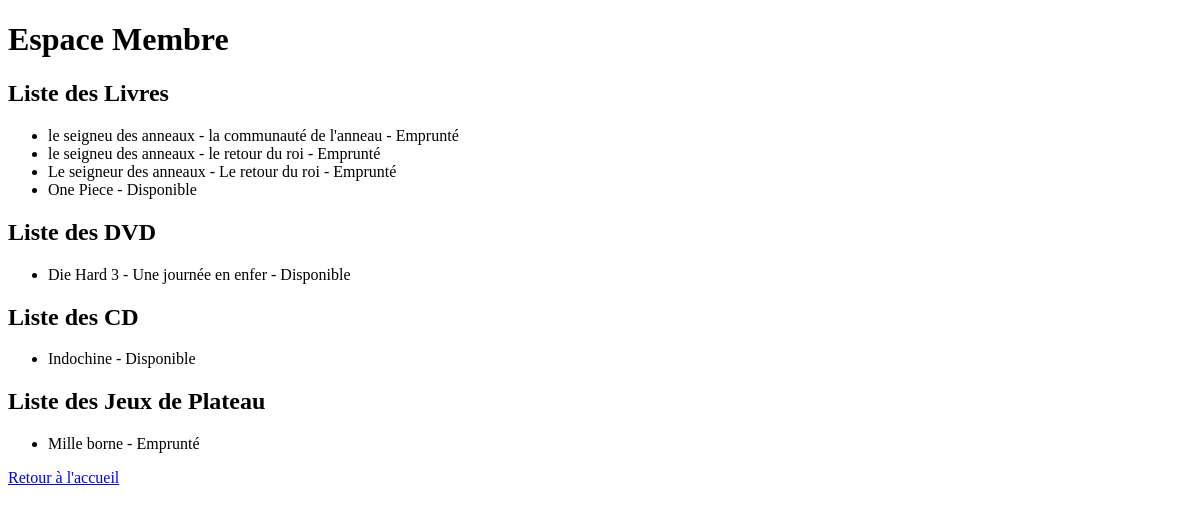
Before: /espace_membre/ with the older database file.
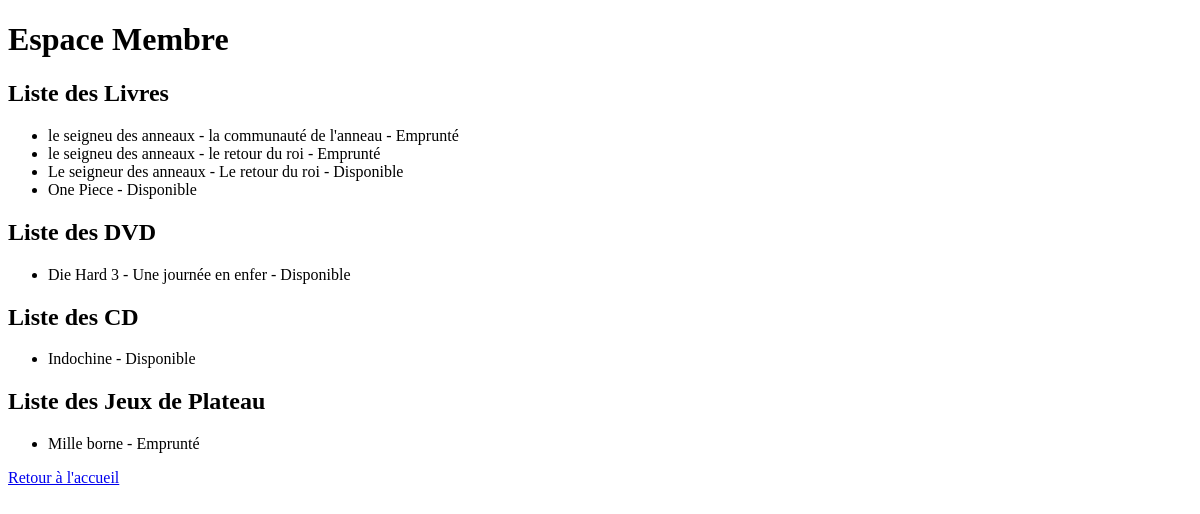
After: the same page with the newer database file.
### bibliotheque/models.py (models this page shows, shortened)
class Media(models.Model):
    name = models.CharField(max_length=255)
    date_emprunt = models.DateField(null=True, blank=True)
    disponible = models.BooleanField(default=True)
    emprunteur = models.ForeignKey('Membre', null=True, blank=True, on_delete=models.SET_NULL)
    class Meta:
        abstract = True

class Livre(Media):  # Livre doit être une classe séparée
    titre = models.CharField(max_length=255)
    auteur = models.CharField(max_length=255)
    disponible = models.BooleanField(default=True)
    def __str__(self):
        return self.titre

### bibliotheque/views.py (the view)
# urls.py: path('espace_membre/', views.espace_membre, name='espace_membre'),
def espace_membre(request):
    livres = Livre.objects.all()
    dvds = DVD.objects.all()
    cds = CD.objects.all()
    jeux = JeuDePlateau.objects.all()
    print("Livres trouvés :", livres)
    print("DVDs trouvés :", dvds)
    print("CDs trouvés :", cds)
    print("Jeux trouvés :", jeux)
    context = {
        'livres': livres,
        'dvds': dvds,
        'cds': cds,
        'jeux': jeux,
    }
    return render(request, 'bibliotheque/espace_membre.html', context)

### bibliotheque/templates/bibliotheque/espace_membre.html (shortened to what this page needs)
<!DOCTYPE html>
<html lang="fr">
<head>
</head>
<body>
    <h1>Espace Membre</h1>
    <h2>Liste des Livres</h2>
    {% if livres %}
        <ul>
            {% for livre in livres %}
                <li>{{ livre.titre }} - {% if livre.disponible %}Disponible{% else %}Emprunté{% endif %}</li>
            {% endfor %}
        </ul>
    {% else %}
        <p>Aucun livre disponible.</p>
    {% endif %}
    <h2>Liste des DVD</h2>
    {% if dvds %}
        <ul>
            {% for dvd in dvds %}
                <li>{{ dvd.name }} - {% if dvd.disponible %}Disponible{% else %}Emprunté{% endif %}</li>
            {% endfor %}
        </ul>
    {% else %}
        <p>Aucun DVD disponible.</p>
    {% endif %}
    <h2>Liste des CD</h2>
    {% if cds %}
        <ul>
            {% for cd in cds %}
                <li>{{ cd.name }} - {% if cd.disponible %}Disponible{% else %}Emprunté{% endif %}</li>
            {% endfor %}
        </ul>
    {% else %}
        <p>Aucun CD disponible.</p>
    {% endif %}
    <h2>Liste des Jeux de Plateau</h2>
    {% if jeux %}
        <ul>
            {% for jeu in jeux %}
                <li>{{ jeu.name }} - {% if jeu.disponible %}Disponible{% else %}Emprunté{% endif %}</li>
            {% endfor %}
        </ul>
    {% else %}
        <p>Aucun jeu disponible.</p>
    {% endif %}
    <a href="{% url 'accueil' %}">Retour à l'accueil</a>
</body>
</html>

Changed rows visible on the page:
changed Livre "Le seigneur des anneaux - Le retour du roi": disponible "Emprunté" → "Disponible"
